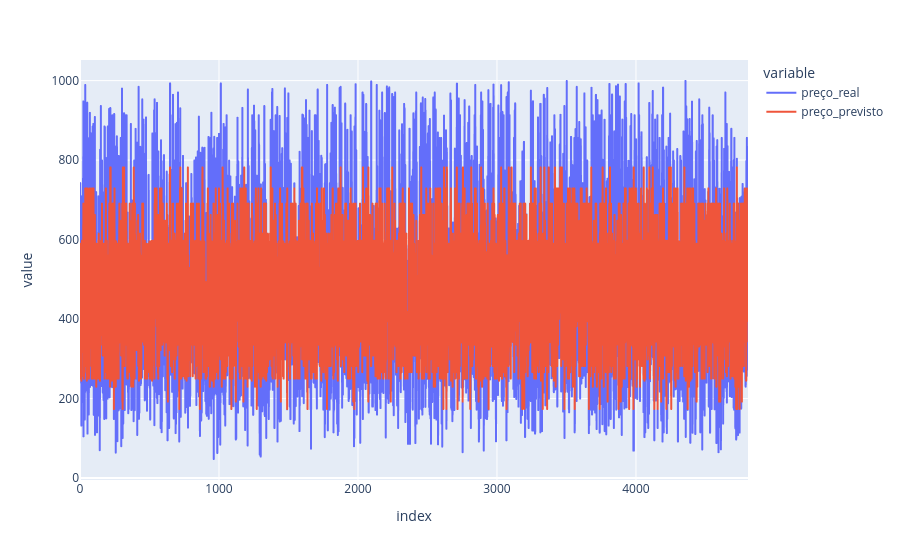

Notebook source saved alongside this figure:
### Markdown cell above
Ou seja, nosso modelo está realmente tendo algum efeito quando comparado com a média, está performando melhor que sem um modelo

### Code cell
df_resultados_arvore = pd.DataFrame({
    'id_imovel': X_test['id'],       # Busca o ID original que ficou de fora do treino
    'preço_real': y_test,             # A nota real (Target)
    'preço_previsto': y_pred_arvore      # A nota que a árvore calculou
})
df_resultados_arvore.reset_index(drop=True, inplace=True)
df_resultados_arvore['erro (%)'] = ((df_resultados_arvore['preço_real'] - df_resultados_arvore['preço_previsto']).abs() / df_resultados_arvore['preço_real'])*100


fig = px.line(df_resultados_arvore, y=['preço_real', 'preço_previsto'])
fig.show()
print(df_resultados_arvore[df_resultados_arvore['erro (%)'] >=10].head())

### Figure 1 — Plotly figure (JSON) as saved in the notebook; plotly's stock layout.template omitted (floating-point values rounded to 4 significant figures; data arrays with more than 128 entries replaced by an {"elided": "..."} marker saying what was removed)
{"data": [{"hovertemplate": "variable=preço_real<br>index=%{x}<br>value=%{y}<extra></extra>", "legendgroup": "preço_real", "line": {"color": "#636efa", "dash": "solid"}, "marker": {"symbol": "circle"}, "mode": "lines", "name": "preço_real", "showlegend": true, "type": "scattergl", "x": {"elided": "4807 int values"}, "xaxis": "x", "y": {"elided": "4807 float values"}, "yaxis": "y"}, {"hovertemplate": "variable=preço_previsto<br>index=%{x}<br>value=%{y}<extra></extra>", "legendgroup": "preço_previsto", "line": {"color": "#EF553B", "dash": "solid"}, "marker": {"symbol": "circle"}, "mode": "lines", "name": "preço_previsto", "showlegend": true, "type": "scattergl", "x": {"elided": "4807 int values"}, "xaxis": "x", "y": {"elided": "4807 float values"}, "yaxis": "y"}], "layout": {"legend": {"title": {"text": "variable"}, "tracegroupgap": 0}, "margin": {"t": 60}, "xaxis": {"anchor": "y", "domain": [0, 1], "title": {"text": "index"}}, "yaxis": {"anchor": "x", "domain": [0, 1], "title": {"text": "value"}}}}
